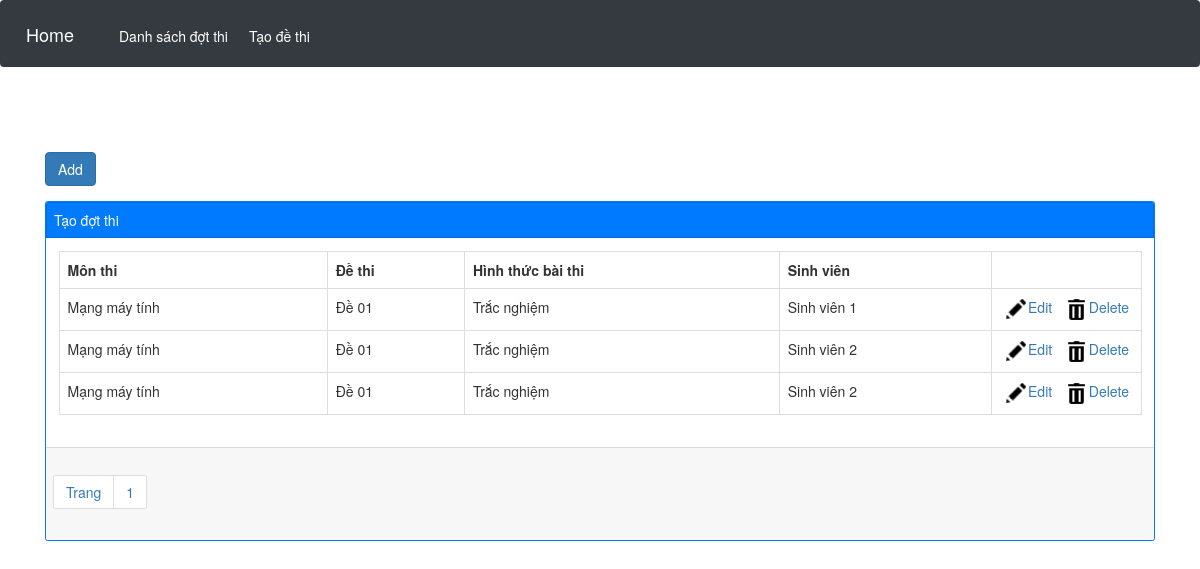
/admin.php?controller=schedule, run on the app's committed database.
### tables this page shows
CREATE TABLE `tbl_schedule` (
  `schedule_id` int(11) NOT NULL,
  `monhoc` varchar(200) NOT NULL,
  `dethi` varchar(200) NOT NULL,
  `hinhthuc` varchar(200) NOT NULL,
  `sinhvien` varchar(200) NOT NULL
);

### controller/backend/controller_schedule.php (called while the page is built, shortened)
<?php
	class controller_schedule{
		public function __construct(){
			$this->model = new model();
			$record_perpage = 10;
			$total = $this->model->num_rows("select schedule_id from tbl_schedule");
			$num_page = ceil($total/$record_perpage);
			$page = isset($_GET["p"])&&$_GET["p"]>0?($_GET["p"]-1):0;
			$from = $page * $record_perpage;
			$arr = $this->model->get_all("select * from tbl_schedule order by schedule_id desc limit $from,$record_perpage");
			include "view/backend/view_schedule.php";
		}
	}
	new controller_schedule();
 ?>

### admin.php (called while the page is built, shortened)
<?php
	include "config.php";
	include "model/model.php";
	include "view/backend/master.php";
 ?>

### model/model.php (called while the page is built, shortened)
<?php
	class model{
		public function get_all($sql){
			global $db;
			$result = mysqli_query($db,$sql);
			$arr = array();
			while($rows = mysqli_fetch_object($result))
				$arr[] = $rows;
			return $arr;
		}
		public function num_rows($sql){
			global $db;
			$result = mysqli_query($db,$sql);
			return mysqli_num_rows($result);
		}
	}
 ?>

### view/backend/view_schedule.php (the view)
<div class="row justify-content-center">
	<div class="col-md-12">
		<div style="margin:15px 0px">
			<a href="admin.php?controller=add_edit_schedule&act=add" class="btn btn-primary">Add</a>
		</div>
		<div class="card border-primary">
			<div class="card card-header bg-primary text-white" style="padding:7px !important;">Tạo đợt thi</div>
				<div class="card-body">
				<table class="table table-hover table-bordered" >
					<tr>
						<th>Môn thi</th>
						<th>Đề thi</th>
						<th>Hình thức bài thi</th>
						<th>Sinh viên</th>
						<th style="width: 150px;"></th>
					</tr>
				<?php
					foreach($arr as $rows)
					{
				 ?>
					<tr>
						<td><?php echo $rows->monhoc; ?></td>
						<td><?php echo $rows->dethi; ?></td>
						<td><?php echo $rows->hinhthuc; ?></td>
						<td><?php echo $rows->sinhvien; ?></td>
						<td style="text-align: center;">
							<a href="admin.php?controller=add_edit_schedule&act=edit&id=<?php echo $rows->schedule_id; ?>"><img src="public/icon-edit.png" style="width:25px;" />Edit</a>&nbsp;&nbsp;
							<a onclick="return window.confirm('Are you sure?');" href="admin.php?controller=schedule&act=delete&id=<?php echo $rows->schedule_id; ?>"><img src="public/icon-remove.png" style="width:25px;" />Delete</a>
						</td>
					</tr>
				<?php } ?>
				</table>
				</div>
				<div class="card-footer" style="padding:7px !important">
					<ul class="pagination">
						<li class="page-item"><a class="page-link" href="#">Trang</a></li>
					<?php
						for($i = 1; $i <= $num_page; $i++)
						{
					 ?>
						<li class="page-item"><a class="page-link" href="admin.php?controller=schedule&p=<?php echo $i; ?>"><?php echo $i; ?></a></li>
					<?php } ?>
					</ul>
				</div>
			</div>
		</div>
	</div>
</div>

### data on the page
tbl_schedule: monhoc "Mạng máy tính", dethi "Đề 01", hinhthuc "Trắc nghiệm", sinhvien "Sinh viên 1"
tbl_schedule: monhoc "Mạng máy tính", dethi "Đề 01", hinhthuc "Trắc nghiệm", sinhvien "Sinh viên 2"
tbl_schedule: monhoc "Mạng máy tính", dethi "Đề 01", hinhthuc "Trắc nghiệm", sinhvien "Sinh viên 2"
